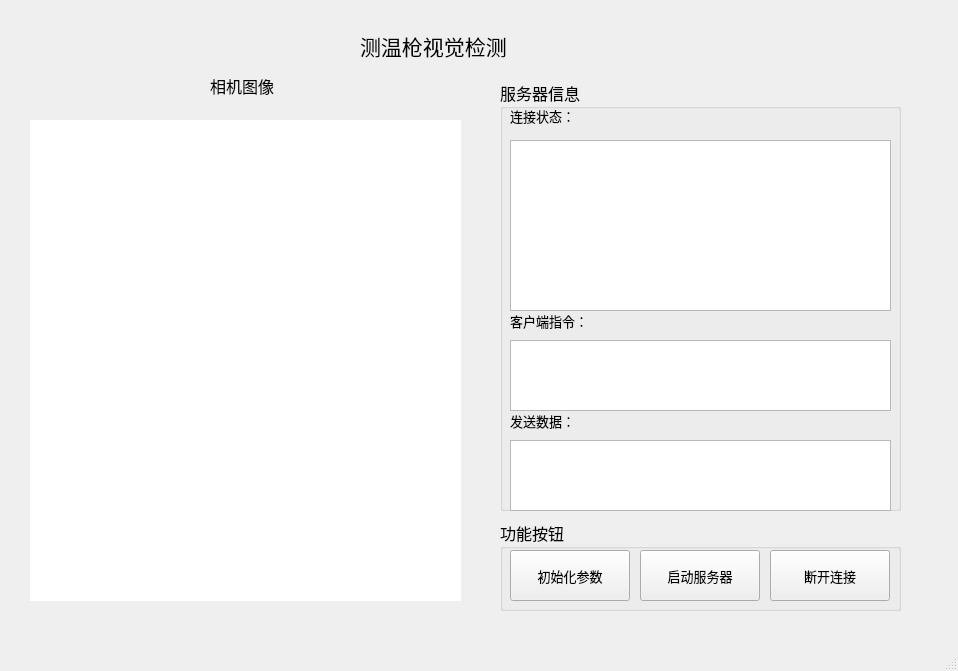
<?xml version="1.0" encoding="UTF-8"?>
<ui version="4.0">
 <class>TemperatureMeasure</class>
 <widget class="QMainWindow" name="TemperatureMeasure">
  <property name="geometry">
   <rect>
    <x>0</x>
    <y>0</y>
    <width>958</width>
    <height>671</height>
   </rect>
  </property>
  <property name="windowTitle">
   <string>MainWindow</string>
  </property>
  <widget class="QWidget" name="centralwidget">
   <widget class="QGroupBox" name="groupBox">
    <property name="geometry">
     <rect>
      <x>500</x>
      <y>80</y>
      <width>401</width>
      <height>431</height>
     </rect>
    </property>
    <property name="font">
     <font>
      <family>楷体</family>
      <pointsize>12</pointsize>
     </font>
    </property>
    <property name="title">
     <string>服务器信息</string>
    </property>
    <widget class="QLabel" name="Status">
     <property name="geometry">
      <rect>
       <x>10</x>
       <y>10</y>
       <width>101</width>
       <height>51</height>
      </rect>
     </property>
     <property name="font">
      <font>
       <family>黑体</family>
       <pointsize>10</pointsize>
      </font>
     </property>
     <property name="text">
      <string>连接状态：</string>
     </property>
    </widget>
    <widget class="QTextBrowser" name="StatusShow">
     <property name="geometry">
      <rect>
       <x>10</x>
       <y>60</y>
       <width>381</width>
       <height>171</height>
      </rect>
     </property>
    </widget>
    <widget class="QLabel" name="ServerRecv">
     <property name="geometry">
      <rect>
       <x>10</x>
       <y>220</y>
       <width>131</width>
       <height>41</height>
      </rect>
     </property>
     <property name="font">
      <font>
       <family>黑体</family>
       <pointsize>10</pointsize>
      </font>
     </property>
     <property name="text">
      <string>客户端指令：</string>
     </property>
    </widget>
    <widget class="QTextBrowser" name="ServerRecvShow">
     <property name="geometry">
      <rect>
       <x>10</x>
       <y>260</y>
       <width>381</width>
       <height>71</height>
      </rect>
     </property>
    </widget>
    <widget class="QLabel" name="ServerSent">
     <property name="geometry">
      <rect>
       <x>10</x>
       <y>320</y>
       <width>101</width>
       <height>41</height>
      </rect>
     </property>
     <property name="font">
      <font>
       <family>黑体</family>
       <pointsize>10</pointsize>
      </font>
     </property>
     <property name="text">
      <string>发送数据：</string>
     </property>
    </widget>
    <widget class="QTextBrowser" name="ServerSentShow">
     <property name="geometry">
      <rect>
       <x>10</x>
       <y>360</y>
       <width>381</width>
       <height>71</height>
      </rect>
     </property>
    </widget>
   </widget>
   <widget class="QLabel" name="titleName">
    <property name="geometry">
     <rect>
      <x>360</x>
      <y>20</y>
      <width>231</width>
      <height>51</height>
     </rect>
    </property>
    <property name="font">
     <font>
      <family>黑体</family>
      <pointsize>16</pointsize>
     </font>
    </property>
    <property name="text">
     <string>测温枪视觉检测</string>
    </property>
   </widget>
   <widget class="QLabel" name="Image">
    <property name="geometry">
     <rect>
      <x>210</x>
      <y>60</y>
      <width>131</width>
      <height>51</height>
     </rect>
    </property>
    <property name="font">
     <font>
      <family>黑体</family>
      <pointsize>12</pointsize>
     </font>
    </property>
    <property name="text">
     <string>相机图像</string>
    </property>
   </widget>
   <widget class="QLabel" name="ImageShow">
    <property name="geometry">
     <rect>
      <x>30</x>
      <y>120</y>
      <width>431</width>
      <height>481</height>
     </rect>
    </property>
    <property name="styleSheet">
     <string notr="true">background-color: rgb(255, 255, 255);</string>
    </property>
    <property name="text">
     <string/>
    </property>
   </widget>
   <widget class="QGroupBox" name="groupBox_2">
    <property name="geometry">
     <rect>
      <x>500</x>
      <y>520</y>
      <width>401</width>
      <height>91</height>
     </rect>
    </property>
    <property name="font">
     <font>
      <family>楷体</family>
      <pointsize>12</pointsize>
     </font>
    </property>
    <property name="title">
     <string>功能按钮</string>
    </property>
    <widget class="QPushButton" name="StartServer">
     <property name="geometry">
      <rect>
       <x>140</x>
       <y>30</y>
       <width>120</width>
       <height>51</height>
      </rect>
     </property>
     <property name="font">
      <font>
       <family>黑体</family>
       <pointsize>10</pointsize>
      </font>
     </property>
     <property name="styleSheet">
      <string notr="true"/>
     </property>
     <property name="text">
      <string>启动服务器</string>
     </property>
    </widget>
    <widget class="QPushButton" name="CloseServer">
     <property name="geometry">
      <rect>
       <x>270</x>
       <y>30</y>
       <width>120</width>
       <height>51</height>
      </rect>
     </property>
     <property name="font">
      <font>
       <family>黑体</family>
       <pointsize>10</pointsize>
      </font>
     </property>
     <property name="styleSheet">
      <string notr="true"/>
     </property>
     <property name="text">
      <string>断开连接</string>
     </property>
    </widget>
    <widget class="QPushButton" name="pushButton">
     <property name="geometry">
      <rect>
       <x>10</x>
       <y>30</y>
       <width>120</width>
       <height>51</height>
      </rect>
     </property>
     <property name="font">
      <font>
       <family>黑体</family>
       <pointsize>10</pointsize>
      </font>
     </property>
     <property name="text">
      <string>初始化参数</string>
     </property>
    </widget>
   </widget>
  </widget>
  <widget class="QMenuBar" name="menubar">
   <property name="geometry">
    <rect>
     <x>0</x>
     <y>0</y>
     <width>958</width>
     <height>21</height>
    </rect>
   </property>
  </widget>
  <widget class="QStatusBar" name="statusbar"/>
 </widget>
 <resources/>
 <connections/>
</ui>
